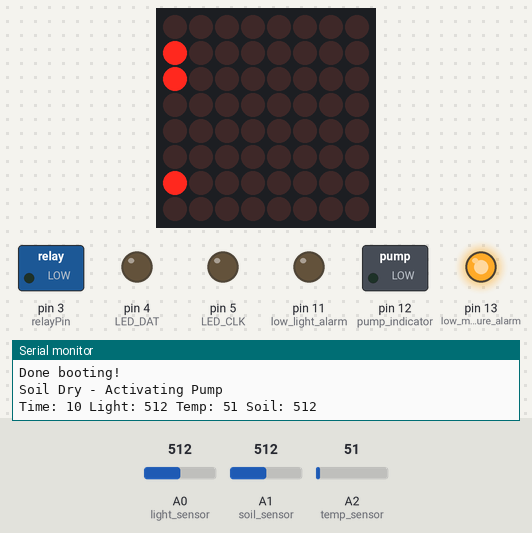
Simulated run of this sketch. Board: Arduino Uno, built with avr-gcc and run on an emulated ATmega328P. Parts: 8×8 LED matrix, switched loads named in the sketch (green lamp = pin HIGH), output pins drawn as LEDs (lit = HIGH), the last lines printed to the serial monitor. Inputs (shaded band) come from the test bench; at power-on: A0 (light_sensor) = 512, A1 (soil_sensor) = 512, A2 (temp_sensor) = 51.

Above: at 13.57 s.
18.1 s: A0 (light_sensor) set to 208
33.1 s: A0 (light_sensor) set to 187
At 44.0 s:
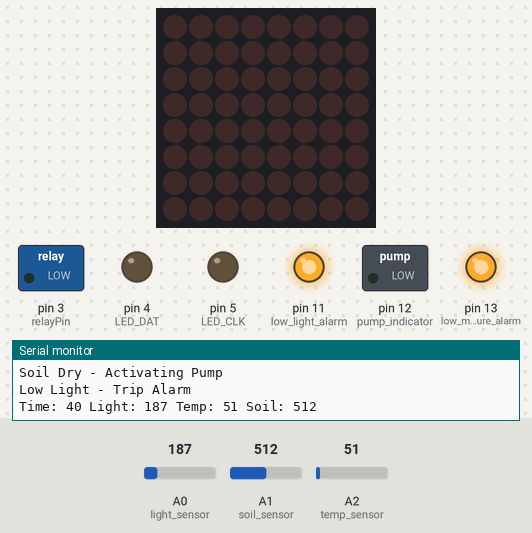
48.1 s: A1 (soil_sensor) set to 306
At 54.4 s:
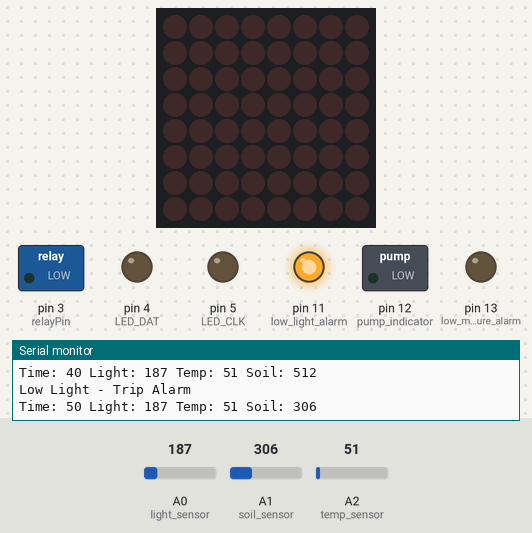
63.1 s: A1 (soil_sensor) set to 190
At 71.29 s:
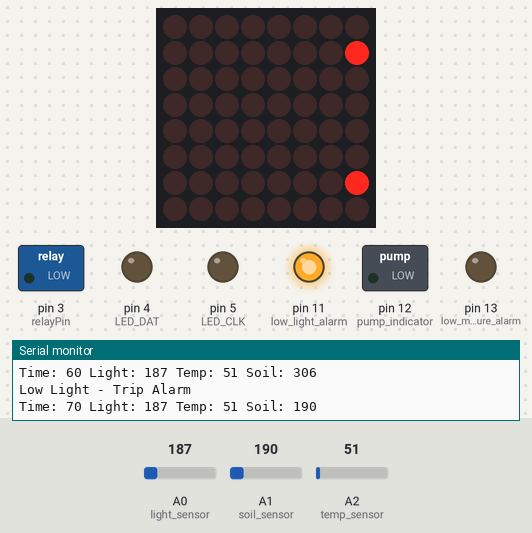
Timing chart, 0 to 72.8 s (numbered marks = the images above; inputs shaded):
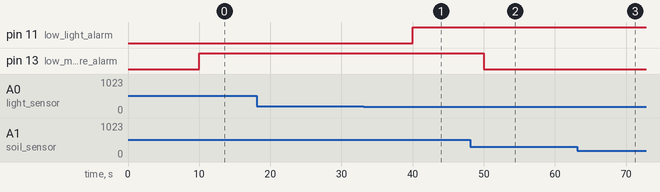

The sketch:

GardenStation.ino
```cpp
/***************************************************************
*   Garden Station                                             *
*   written by Matt Allen, Feb 20th, 2013                      *
*   revision: 0.5, Apr 25th, 2013                              *
*   Added 8x8 LED display/functions, added debug code          *
*   to shut off features as needed (see #defines)              *
*   Added millis() timers to replace delay() in the looping    *
*   functions (local to the functions).                        *
***************************************************************/

// This is a cool template class that lets me get away with cout << like statements - see PrintSerial()
template<class T> inline Print &operator <<(Print &obj, T arg) { obj.print(arg); return obj; }

const int low_moisture_alarm = 13;
const int pump_indicator = 12;
const int low_light_alarm = 11;
const int light_sensor = A0;
const int soil_sensor  = A1;
const int temp_sensor  = A2;
const int relayPin     = 3;

#define USE_LED_BKPK 1         //Uncomment to turn on this feature (for debugging)
//#define USE_LCD 1         //Uncomment to turn on this feature (for debugging)
//#define SHOW_STARTUP_SEQUENCE 1
//#define ENABLE_SIMULATOR 1  //Enable debugging via simulator

int soilValue;
int tempValue;
int lightValue;
#ifdef USE_LCD
const int TxPin = 6;        //D6 Tx pin for LCD 2x16
#endif
#ifdef USE_LED_BKPK
const int LED_CLK = 5;       //D5 pin for 8x8 matrix (CLK)
const int LED_DAT = 4;       //D4 pin for 8x8 matrix (DAT)
#endif
int dry_soil = 512;          //Threshhold value for dry soil (need to determine this 4/23/13)
long interval = 10000;       //60,000 for one minute, 2 for testing against simulation
long previousMillis = 0;
int flag = 0;               //what is state of machine? 0=timer/waiting, 1=check_io, 2=activate_pump
long elapsedTime;          //How many seconds have gone by since start?
unsigned long currentMillis;

#ifdef USE_LCD
#include <SoftwareSerial.h>
SoftwareSerial mySerial = SoftwareSerial(255,TxPin);
#endif
#ifdef USE_LED_BKPK
#include <Wire.h>
#include "Adafruit_LEDBackpack.h"
#include "Adafruit_GFX.h"
Adafruit_8x8matrix matrix = Adafruit_8x8matrix();   //might as well add in the 8x8 LED...
#endif

void setup() {
  Serial.begin(9600);
  pinMode(low_moisture_alarm, OUTPUT);
  pinMode(low_light_alarm, OUTPUT);
  pinMode(pump_indicator, OUTPUT);
  pinMode(relayPin, OUTPUT);

  Serial.println("Booting Garden Station...");

#ifdef USE_LCD
  pinMode(TxPin, OUTPUT);
#endif
#ifdef USE_LED_BKPK
  pinMode(LED_CLK, OUTPUT);
  pinMode(LED_DAT, OUTPUT);

/******************************
*  Firing up the 8x8 LED      *
******************************/
  startupSequence();
  matrix.begin(0x70);
#endif

/******************************
*  Firing up the LCD display  *
******************************/
#ifdef USE_LCD
  digitalWrite(TxPin, HIGH);
  mySerial.begin(9600);
  delay(100);           //Need to wait for LCD...
  mySerial.write(12);   //Clear LCD
  mySerial.write(17);   //Turn backlight ON
  delay(5);             //Required delay for LCD
  mySerial.print("Garden Station Booting...");
  mySerial.write(13);   //Form Feed
  delay(500);
  mySerial.write(18);   // Turn backlight off
#endif
 Serial.println("Done booting!");
}
#ifdef USE_LED_BKPK
static uint8_t PROGMEM
  smile_bmp[] =
  { B00111100, B01000010, B10100101, B10000001, B10100101, B10011001, B01000010, B00111100 },
  neutral_bmp[] =
  { B00111100, B01000010, B10100101, B10000001, B10111101, B10000001, B01000010, B00111100 },
  frown_bmp[] =
  { B00111100, B01000010, B10100101, B10000001, B10011001, B10100101, B01000010, B00111100 };
#endif


/******************************
*  MAIN LOOP RIGHT HERE!!     *
******************************/
void loop()
{
  currentMillis = millis();
  CheckTimer();         // Active when flag = 0
  CheckIO();            // Active when flag = 1
  ActivatePump();       // Active when flag = 2

}


/******************************
*  Function Declarations      *
******************************/

void CheckTimer()
{
  if(currentMillis - previousMillis >= interval)
  {
    previousMillis = currentMillis;
    flag = 1;                        //time to check sensors
    elapsedTime = int(currentMillis / 1000);   //how many seconds have gone by?
  }
}

/******************************/
void CheckIO()
{
  if (flag == 1)
  {
    flag = 0;                        //reset timer
    lightValue = analogRead(light_sensor);
    soilValue  = analogRead(soil_sensor);
    tempValue  = analogRead(temp_sensor);

    if (soilValue >= dry_soil)
    {
      digitalWrite(low_moisture_alarm, HIGH);
      Serial.println("Soil Dry - Activating Pump");
      flag = 2;                      //Set status to activate pump
      ShowDisplayStatus(flag);
    }
    else digitalWrite(low_moisture_alarm, LOW);
    if (lightValue < 200)
    {
      digitalWrite(low_light_alarm,HIGH);
      Serial.println("Low Light - Trip Alarm");
      ShowDisplayStatus(1);
    }
    else digitalWrite(low_light_alarm,LOW);
    PrintSerial();                  // Let's send an update to serial
    PrintLCD();                     // Update sent to LCD screen
    ShowSoilLED();
  }

}

/******************************/
void ActivatePump()
{
  unsigned long timer;
  if (flag == 2)
  {
    timer = millis();
    digitalWrite(relayPin, HIGH);   //activate pump
    digitalWrite(pump_indicator, HIGH);
    Serial.println("Pump Activated");
    if (millis() - timer >= 5000UL)    //run for 5 seconds (or more, need to get pump to check how long it takes to prime up)
    {
      digitalWrite(relayPin, LOW);    //shut off pump
      digitalWrite(pump_indicator, LOW);
      Serial.println("Pump De-Activated");
    }
    flag = 0;                       //set status to check again on next pass of timer
  }
}

/******************************/
void PrintSerial()
{
      Serial << "Time: " << elapsedTime << " Light: " << lightValue << " Temp: " << tempValue << " Soil: ";
      Serial.println(soilValue);
}

/******************************/
void PrintLCD()
{
#ifdef USE_LCD
  unsigned long timer5;
  unsigned long timer500;
  mySerial.write(17);   //Turn backlight ON
  mySerial.write(12);   //Clear previous display

  if (millis() - timer5 >= 5UL)   //Required delay for LCD
  {
    mySerial.print("Garden Station");
    mySerial.write(13);   //Form Feed
    mySerial.print("L: ");
    mySerial.print(lightValue);
    mySerial.print("M: ");
    mySerial.print(soilValue);
    mySerial.print("T: ");
    mySerial.print(tempValue);
  }
  if (millis() - timer500 >= 500UL) mySerial.write(18);   // Turn backlight off
#endif
}

/******************************/
void ShowDisplayPixel(int x, int y)
{
  if (flag == 3)
  {
#ifdef USE_LED_BKPK
  matrix.clear();      // clear display
  matrix.drawPixel(x, y, LED_ON);
  matrix.writeDisplay();  // write the changes we just made to the display
#endif
  }
  flag = 0;
}

/******************************/
void ShowDisplayStatus(int face)
{
#ifdef USE_LED_BKPK
  matrix.clear();
  if (face == 1) matrix.drawBitmap(0, 0, smile_bmp, 8, 8, LED_ON);
  if (face == 2) matrix.drawBitmap(0, 0, neutral_bmp, 8, 8, LED_ON);
  if (face == 3) matrix.drawBitmap(0, 0, frown_bmp, 8, 8, LED_ON);
  matrix.writeDisplay();
#endif
  flag = 0;
}

void ShowSoilLED()
{
  matrix.setTextSize(1);
  matrix.setTextWrap(false);  // we dont want text to wrap so it scrolls nicely
  matrix.setTextColor(LED_ON);
  for (int8_t x=0; x>=-36; x--) {
    matrix.clear();
    matrix.setCursor(x,0);
//    matrix.print("Hello");
    matrix << "S: " << soilValue;  // cool cout way :)
    matrix.writeDisplay();
    delay(100);
  }
}

/******************************/
void printDouble( double val, byte precision){
  // prints val with number of decimal places determine by precision
  // precision is a number from 0 to 6 indicating the desired decimial places
  // example: printDouble( 3.1415, 2); // prints 3.14 (two decimal places)

  Serial.print (int(val));  //prints the int part
  if( precision > 0) {
    Serial.print("."); // print the decimal point
    unsigned long frac;
    unsigned long mult = 1;
    byte padding = precision -1;
    while(precision--)
       mult *=10;

    if(val >= 0)
      frac = (val - int(val)) * mult;
    else
      frac = (int(val)- val ) * mult;
    unsigned long frac1 = frac;
    while( frac1 /= 10 )
      padding--;
    while(  padding--)
      Serial.print("0");
    Serial.print(frac,DEC) ;
  }
}

char* numToAscii(double num)
{
  // Takes a floating or double floating point number in, returns an ascii string with up to 1/1000 of precision.
  char ascii[32];
  int frac;
  frac=(unsigned int)(num*1000)%1000;  //get three numbers to right of decimal point
  itoa((int)num,ascii,10);
  strcat(ascii,".");
  itoa(frac,&ascii[strlen(ascii)],10);  //put the frac after the decimal
  return ascii;
}

/******************************/
void startupSequence() {
  // shows a neat startup sequence on the 8x8 matrix backpack (if enabled)
  // may use for scaring off pests (maybe)
#ifdef SHOW_STARTUP_SEQUENCE
  unsigned long timer1;
  unsigned long timer2;

  for (int row=0; row<8; row++)
  {
    if (row%2 == 0)
    {
      for (int col=0; col<8; col++)
      {
        matrix.drawPixel(row, col, LED_ON);
        if(millis() - timer1 >= 25UL) matrix.drawPixel(row, col, LED_OFF);
      }
    } else
    {
      for (int col=8-1; col>=0; col--)
      {
        matrix.drawPixel(row, col, LED_ON);
        if(millis() - timer2 >= 25UL) matrix.drawPixel(row, col, LED_OFF);
      }
    }
  }
#endif
}

/******************************
*  Extraneous Info Below      *
******************************/

/*    LIGHT SENSOR
      PR = Photoresistor range (82-995 values in ambient fluorescent: 82 illuminate, 995 covered), hand shadow triggers ~200ish

        	/-------------- A0
        	|
	        |
        /-------x--[10Kohm]---- Vcc (5v)
        |	| +
        # PR	% 0.1 uF
        |	| -
        \-------x
	        |
               GND
               digitalWrite(light_sensor_alarm, LOW);

*/

/****  NOTE:  LCD hooked to +5V, GND, and pin D6 for Tx ****/
```

Measured:
- the behaviour switches between 200 and 199 on A0 (light_sensor) (found by bisection; images 0 and 1)
- after the input at 33.1 s, pin 11 (low_light_alarm): LOW → HIGH after 6.9 s
- after the input at 48.1 s, pin 13 (low_moisture_alarm): HIGH → LOW after 1.9 s
- what the display in image 2 shows lasts 6.4 s, from 53.6 s to 60.0 s
